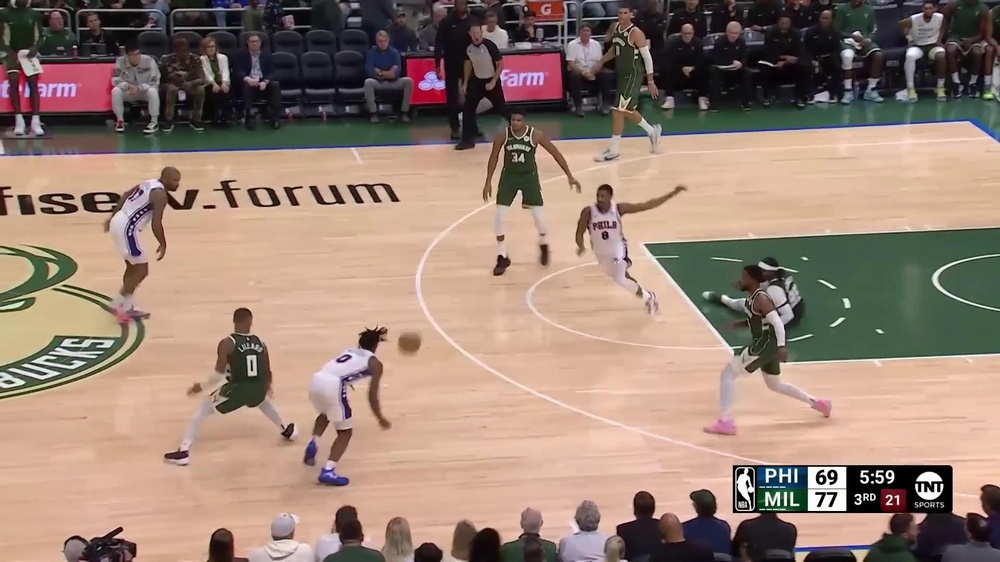
#> input picture Failure/Image/frame_128_jpg.rf.bc29dc6ee2d722a5253e3297c53b95ac.jpg, 1000 x 562 px, shrunk from 1920 x 1080 before the run
$ jupyter execute --allow-errors Team_Detection.ipynb
#> lines starting #> are read from the running program, lines starting #| are printed output that depends on the picture
[cell 1]
import matplotlib.pyplot as plt
import numpy as np

# [33 lines left out: function imshow, not called in this run]

[cell 2]
def img_path_to_label_path(img_path):
    dir_name, file_name = os.path.split(img_path)
    base, _ = os.path.splitext(file_name)
    return os.path.join(dir_name, base + ".txt")

[cell 3]
import os
import cv2
import numpy as np

def load_yolo_player_boxes(label_path, img_shape, player_class_id=3):
    """
    Read YOLO txt file and return a list of player boxes (x1,y1,x2,y2) in pixel coords.

    label_path: path to .txt file
    img_shape: shape of the image (H, W, C) or (H, W)
    player_class_id: int, the class ID for players in your dataset (3 here)
    """
    if not os.path.exists(label_path):
        print(f"[WARN] Label file not found: {label_path}")
        return []

    if len(img_shape) == 3:
        H, W, _ = img_shape
    else:
        H, W = img_shape

    boxes = []

    with open(label_path, "r") as f:
        for line in f:
            line = line.strip()
            if not line:
                continue

            parts = line.split()
            if len(parts) < 5:
                continue

            cls_id = int(float(parts[0]))
            if cls_id != player_class_id:
                continue  # skip non-player classes

            cx, cy, w, h = map(float, parts[1:5])

            # convert normalized to pixel coords
            cx_px = cx * W
            cy_px = cy * H
            w_px  = w  * W
            h_px  = h  * H

            x1 = int(cx_px - w_px / 2)
            y1 = int(cy_px - h_px / 2)
            x2 = int(cx_px + w_px / 2)
            y2 = int(cy_px + h_px / 2)

            # clamp to image bounds
            x1 = max(0, min(W - 1, x1))
            y1 = max(0, min(H - 1, y1))
            x2 = max(0, min(W - 1, x2))
            y2 = max(0, min(H - 1, y2))

            boxes.append((x1, y1, x2, y2))

    return boxes

[cell 4]
# [55 lines left out: function get_player_mask_from_yolo_box, not called in this run]

[cell 5]
import cv2
import numpy as np
import matplotlib.pyplot as plt

# your imshow
def imshow(images, titles, nrows=0, ncols=0, figsize=(15, 20)):
    if ncols == 0 and nrows == 0:
        ncols = len(images)
        nrows = 1
    if ncols == 0:
        ncols = int(np.ceil(len(images) / nrows))
    if nrows == 0:
        nrows = int(np.ceil(len(images) / ncols))

    fig, axeslist = plt.subplots(
        ncols=ncols, nrows=nrows, squeeze=False, figsize=figsize
    )

    for i, image in enumerate(images):
        ax = axeslist.ravel()[i]

        if image.ndim == 2:  # grayscale (mask)
            ax.imshow(image, cmap="gray", vmin=0, vmax=255)
        else:                # color (assume RGB)
            ax.imshow(image)

        ax.set_title(titles[i])
        ax.set_axis_off()

    plt.tight_layout()
    plt.show()


# ====== your existing code, adapted to matplotlib imshow ======

img_prev_path = "Image/frame_128_jpg.rf.bc29dc6ee2d722a5253e3297c53b95ac.jpg"
img_curr_path = "Image/frame_109_jpg.rf.0c6ddfae0c4bbc3aafdd0158d5998a09.jpg"

label_prev_path = img_path_to_label_path(img_prev_path)
label_curr_path = img_path_to_label_path(img_curr_path)

# Example on previous frame
frame_prev = cv2.imread(img_prev_path)
#> frame_prev is the input picture: shape (562, 1000, 3); mean B, G, R 116.4, 129.6, 152.3

player_boxes_prev = load_yolo_player_boxes(
    label_prev_path, frame_prev.shape, player_class_id=3
)
#> player_boxes_prev = []

print("Found player boxes:", player_boxes_prev)
#| Found player boxes: []

for i, box in enumerate(player_boxes_prev):
    mask, crop, edges, edges_cl = get_player_mask_from_yolo_box(frame_prev, box)

    # BGR → RGB for matplotlib
    crop_rgb = cv2.cvtColor(crop, cv2.COLOR_BGR2RGB)

    player_only = crop.copy()
    player_only[mask == 0] = 0
    player_only_rgb = cv2.cvtColor(player_only, cv2.COLOR_BGR2RGB)

    images = [crop_rgb, edges, edges_cl, mask, player_only_rgb]
    titles = [
        f"player_{i} crop",
        "Canny edges",
        "edges closed",
        "mask",
        "player isolated"
    ]

    imshow(images, titles, nrows=1, ncols=5, figsize=(18, 4))

[cell 6]
import cv2
import numpy as np

# [63 lines left out: function get_player_mask_grabcut_from_yolo_box, not called in this run]

[cell 7]
# [37 lines left out: function get_torso_box_by_distance, not called in this run]

[cell 8]
player_boxes_prev = load_yolo_player_boxes(
    label_prev_path,
    frame_prev.shape,
    player_class_id=3
)

print("Found player boxes:", player_boxes_prev)
#| Found player boxes: []

for i, box in enumerate(player_boxes_prev):
    # 2) segment player with GrabCut (graph-cut fg/bg)
    mask_fg, crop = get_player_mask_grabcut_from_yolo_box(frame_prev, box, iters=3, border=5)

    # 3) torso box in crop coords
    torso_crop_box = get_torso_box_by_distance(mask_fg, k=1.2)

    # visualize on the crop
    crop_vis = crop.copy()
    if torso_crop_box is not None:
        tx1, ty1, tx2, ty2 = torso_crop_box
        cv2.rectangle(crop_vis, (tx1, ty1), (tx2, ty2), (0, 0, 255), 2)

    player_only = crop.copy()
    player_only[mask_fg == 0] = 0

    # BGR → RGB
    crop_rgb        = cv2.cvtColor(crop, cv2.COLOR_BGR2RGB)
    crop_vis_rgb    = cv2.cvtColor(crop_vis, cv2.COLOR_BGR2RGB)
    player_only_rgb = cv2.cvtColor(player_only, cv2.COLOR_BGR2RGB)

    images = [crop_rgb, mask_fg, crop_vis_rgb, player_only_rgb]
    titles = [
        f"player_{i} crop",
        "GrabCut mask (FG/BG)",
        "torso box on crop",
        "player isolated"
    ]

    imshow(images, titles, nrows=1, ncols=4, figsize=(16, 4))

[cell 9]
import numpy as np
import cv2

# [54 lines left out: function grabcut_player_from_box, not called in this run]

[cell 10]
img_prev_path = "Image/frame_210_jpg.rf.237c0dd380cee437b0c4455bb26750a7.jpg"
img_prev_path = "Image/frame_249_jpg.rf.d6db8409a8918a858fa75f950b5cc974.jpg"
img_curr_path = "Image/frame_129_jpg.rf.e1ca73139aed49cebbd887240b464a2c.jpg"

label_prev_path = img_path_to_label_path(img_prev_path)
label_curr_path = img_path_to_label_path(img_curr_path)


frame_prev = cv2.imread(img_prev_path)
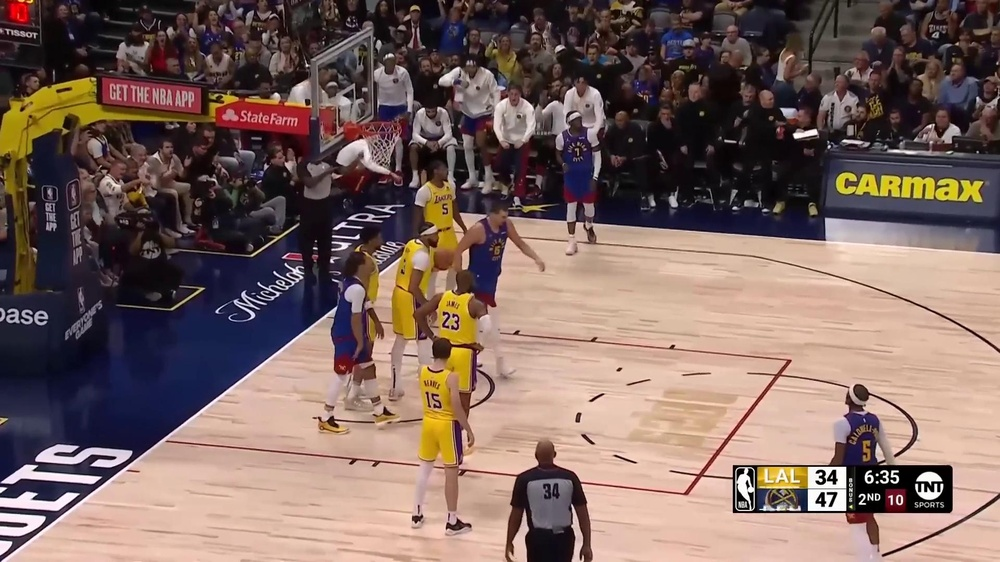
#> input picture Failure/Image/frame_249_jpg.rf.d6db8409a8918a858fa75f950b5cc974.jpg, 1000 x 562 px, shrunk from 1920 x 1080 before the run
#> frame_prev is the input picture: shape (562, 1000, 3); mean B, G, R 96.3, 102.4, 124.7
player_boxes_prev = load_yolo_player_boxes(
    label_prev_path,
    frame_prev.shape,
    player_class_id=3
)

all_players_mask = np.zeros(frame_prev.shape[:2], dtype=np.uint8)

for box in player_boxes_prev:
    mask_i, _ = grabcut_player_from_box(frame_prev, box, margin=200, iters=7)
    all_players_mask = np.maximum(all_players_mask, mask_i)
#> all_players_mask: shape (562, 1000); every value is 0

players_rgb = frame_prev * all_players_mask[:, :, None]
#> players_rgb: shape (562, 1000, 3); every value is 0

# visualize (example)
imshow(
    [
        frame_prev,
        all_players_mask * 255,   # to see it as white/black
        players_rgb
    ],
    [
        "Original",
        "All players mask",
        "Players extracted"
    ]
)
#> in imshow, `ncols = len(images)`: ncols = 3
#> the loop in imshow, `for i, image in enumerate(images):` made 3 passes
#> in imshow, `plt.show()`:
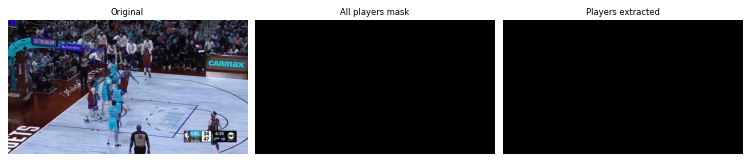
#> figure drawn by matplotlib, 3 panels; B, G, R data is drawn as R, G, B

[cell 11]
import numpy as np
import cv2

# [41 lines left out: function player_color_feature_lab, not called in this run]

[cell 12]
frame_prev = cv2.imread(img_prev_path)
player_boxes_prev = load_yolo_player_boxes(
    label_prev_path,
    frame_prev.shape,
    player_class_id=3
)

player_masks = []    # one full-image mask per player
features = []        # [a_mean, b_mean]
valid_indices = []   # indices of players that gave a valid feature

for idx, box in enumerate(player_boxes_prev):
    mask_i, _ = grabcut_player_from_box(frame_prev, box, margin=200, iters=5)
    feat = player_color_feature_lab(frame_prev, box, mask_i)

    if feat is not None:
        player_masks.append(mask_i)
        features.append(feat)
        valid_indices.append(idx)
#> after the loop, features = []; player_masks = []; valid_indices = []

features = np.array(features, dtype=np.float32)  # shape (M, 2) where M ≤ num players
#> features = empty array

[cell 13]
def cluster_players_into_teams(features, K=2):
    """
    features: (M, 2) array of [a_mean, b_mean]
    returns: team_labels (M,) with values in {0, 1}
    """
#> called with features = array of shape (0,), K = 2
    # criteria: stop after 100 iterations or epsilon = 1.0
    criteria = (cv2.TERM_CRITERIA_EPS + cv2.TERM_CRITERIA_MAX_ITER,
                100, 1.0)
#> criteria = (3, 100, 1)

    # kmeans expects samples as float32
    Z = features.astype(np.float32)
#> Z = empty array

    compactness, labels, centers = cv2.kmeans(
        Z,
        K,
        None,
        criteria,
        10,                  # attempts
        cv2.KMEANS_PP_CENTERS
    )
    # labels is (M,1)
    return labels.flatten(), centers

#> (the rest of this cell did not finish here and is left out)

[cell 14]
player_team = {}  # key: original box index, value: team id 0 or 1

for local_i, orig_idx in enumerate(valid_indices):
    player_team[orig_idx] = int(team_labels[local_i])
#> this loop made 0 passes
#> after the loop, player_team = 0 items

[cell 15]
def draw_team_boxes(frame, player_boxes, player_team):
    img_vis = frame.copy()

    for idx, box in enumerate(player_boxes):
        x1, y1, x2, y2 = map(int, box)
        if idx not in player_team:
            color = (128, 128, 128)  # gray if no team
        else:
            team_id = player_team[idx]
            color = (0, 0, 255) if team_id == 0 else (0, 255, 0)  # BGR: red vs green

        cv2.rectangle(img_vis, (x1, y1), (x2, y2), color, 2)
        cv2.putText(
            img_vis,
            f"T{team_id+1}",
            (x1, y1 - 5),
            cv2.FONT_HERSHEY_SIMPLEX,
            0.6,
            color,
            2,
            cv2.LINE_AA
        )
    return img_vis

vis = draw_team_boxes(frame_prev, player_boxes_prev, player_team)

import matplotlib.pyplot as plt
plt.figure(figsize=(8, 8))
plt.imshow(cv2.cvtColor(vis, cv2.COLOR_BGR2RGB))
plt.axis("off")
plt.show()

[cell 16]
import numpy as np
import cv2

# [78 lines left out: function grabcut_player_from_box_smart, not called in this run]

[cell 17]
import numpy as np
import cv2

# [47 lines left out: function player_color_feature_lab, not called in this run]

[cell 18]
frame_prev = cv2.imread(img_prev_path)

player_boxes_prev = load_yolo_player_boxes(
    label_prev_path,
    frame_prev.shape,
    player_class_id=3
)

# if you have a court mask, put it here, else None
court_mask_prev = None  # or your real mask

player_masks = []    # one full-image mask per *valid* player
features = []        # [a_mean, b_mean]
valid_indices = []   # indices in player_boxes_prev

for idx, box in enumerate(player_boxes_prev):
    # 1) grabcut with your new smart function
    mask_i, _ = grabcut_player_from_box_smart(
        frame_prev,
        box,
        margin=10,       # you can keep 20 if you want
        fg_shrink=0.6,   # whatever you set inside your func
        iters=5,
        court_mask=court_mask_prev
    )

    # 2) extract LAB feature with your function
    feat = player_color_feature_lab(
        frame_prev,
        box,
        mask_i,
        # min_pixels=50  # only if your version has this arg
    )

    if feat is not None:
        player_masks.append(mask_i)
        features.append(feat)
        valid_indices.append(idx)
#> after the loop, features = []

# turn list → array for kmeans
features = np.array(features, dtype=np.float32)
#> features = empty array

# 3) cluster only if we have enough valid players
if len(features) >= 2:
    team_labels_small, centers = cluster_players_into_teams(features, K=2)
else:
    team_labels_small = np.array([], dtype=int)
#> team_labels_small = empty array

# 4) map team labels back to original player indices
player_team = {}  # key: original index, value: team id

for local_i, orig_idx in enumerate(valid_indices):
    if len(team_labels_small) > 0:
        player_team[orig_idx] = int(team_labels_small[local_i])
    else:
        player_team[orig_idx] = -1  # unknown / no cluster

# 5) draw
vis = draw_team_boxes(frame_prev, player_boxes_prev, player_team)

plt.figure(figsize=(8, 8))
plt.imshow(cv2.cvtColor(vis, cv2.COLOR_BGR2RGB))
plt.axis("off")
plt.show()
